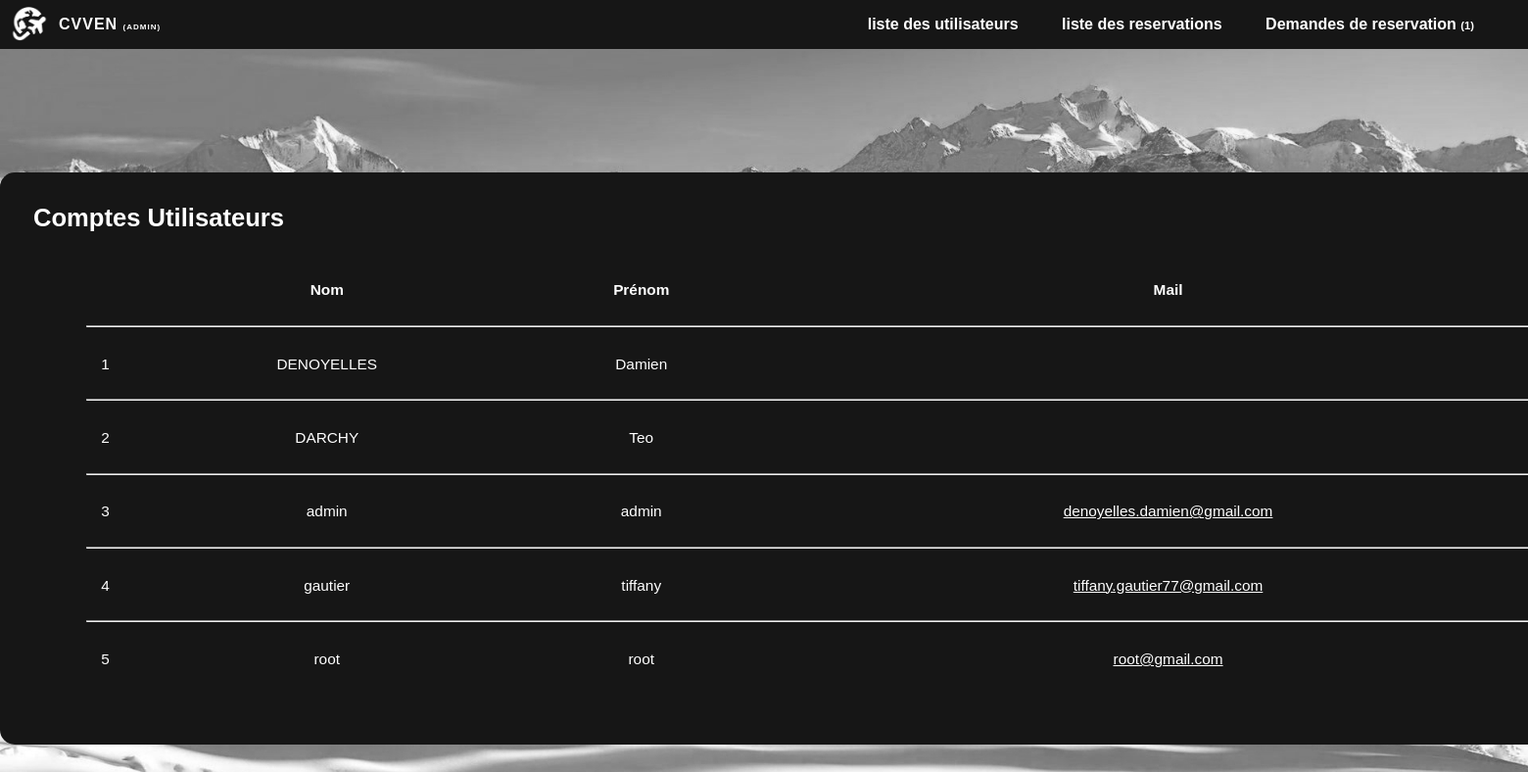
/admin/listeuser.php (signed in), run on the app's committed database.
### tables this page shows
CREATE TABLE `CLIENT` (
  `id_Client` int(11) NOT NULL,
  `NomClient` varchar(50) NOT NULL,
  `PrenomClient` varchar(50) NOT NULL,
  `Login` varchar(50) NOT NULL,
  `Motdepasse` varchar(50) NOT NULL,
  `Mail` varchar(50) NOT NULL,
  `admin` tinyint(1) NOT NULL
);

### admin/listeuser.php (the view, shortened to what this page needs)
<?php
require('Connexion.php');
$notif = "SELECT * FROM `RESERVATION` WHERE `Situation` = 1 ";
$resultnotif = mysqli_query($conn,$notif) or die(mysql_error());
$query2 = "SELECT `NomClient`, `PrenomClient`, `Mail` FROM `CLIENT`";
$result2 = mysqli_query($conn,$query2) or die(mysql_error());
?>
<!DOCTYPE html>
<html>
    <head>
        <link rel="stylesheet" type="text/css" href="Styles/style.css">
    </head>
    <body>
        <header class="header">
            <div class="container">
                <a href="index.html" class="logo"><img src="Images/logo.png" width=40px alt="logo du site" style="margin-top: 7px;"/></a>
                <p class="logo" style="margin-left: 50px; margin-top: 0;">CVVEN <span style="font-size: 50%;">(Admin)</span></p>
                <nav class="menu">
                    <a href="listeuser.php"> liste des utilisateurs </a>
                    <a href="listereserv.php"> liste des reservations </a>
                    <a href="reserv.php"> Demandes de reservation <span style="font-size: 70%;">(<?php echo mysqli_num_rows($resultnotif) ?>)</span> </a>
                </nav>
            </div>
        </header>
        <br>
        <br>
        <br>
        <br>
        <br>
        <br>
        <br>
        <center>
            <div id="div_1" style="width: 1700px;  font-size: 80%;">
                <br>
                <h1 style="color: #ffffff; text-align: left; margin-left: 2%;">Comptes Utilisateurs</h1>
                <br>
                <table style="width: 90% ;font-size: 120%;">
                    <tr style="height: 50px;">
                        <th></th>
                        <th>Nom</th>
                        <th>Prénom</th>
                        <th>Mail</th>
                    </tr>
                    <?php
                    $cpt = 1;
                    while($rows2 = $result2->fetch_assoc())
                    {
                    echo '
                    <tr>
                        <td colspan="10">
                            <hr style="color: #ffffff;">
                        </td>
                    <tr>
                    <tr style="height: 50px; text-align: center;">
                        <td>'. $cpt .'</td>
                        <td>'.$rows2["NomClient"].'</td>
                        <td>'.$rows2["PrenomClient"].'</td>
                        <td><a style="color: white; text-decoration: underline;" href="mailto:'.$rows2["Mail"].'">'.$rows2["Mail"].'</a></td>
                    </tr>';
                    $cpt = $cpt + 1;
                    }
                    ?>
                </table>
            </div>
        <center>
        <div style="height : 100px;">
        </div>
</body>
</html>

### admin/Styles/style.css (style rules this page uses)
body, html { padding: 0; margin: 0; scrollbar-color: rgb(22, 22, 22) #5e5e5e; }
body { font-family: "Gill Sans", sans-serif; background-image: url('../Images/fond.jpg'); background-repeat: no-repeat; background-attachment: fixed; background-size: cover; color: #ffffff; margin: 0; }
a, a:hover { text-decoration: none; }
.header { background-color: rgb(22, 22, 22); height: 50px; line-height: 50px; padding-left: 10px; }
.logo { position: absolute; color: #ffffff; text-transform: uppercase; font-weight: bold; letter-spacing: 1px; float: left; }
.menu { float: right; font-weight: bold; padding-right: 15px; }
.menu a { color: #ffffff; margin-right: 40px; }
#div_1 { background-color: rgb(22, 22, 22); width: 40%; border-radius: 15px; padding-bottom: 60px; }

### data on the page
client: NomClient "DENOYELLES", PrenomClient "Damien"
client: NomClient "DARCHY", PrenomClient "Teo"
client: NomClient "admin", PrenomClient "admin", Mail "denoyelles.damien@gmail.com"
client: NomClient "gautier", PrenomClient "tiffany", Mail "tiffany.gautier77@gmail.com"
client: NomClient "root", PrenomClient "root", Mail "root@gmail.com"

### other printed values
mysqli_num_rows($resultnotif) "1"
